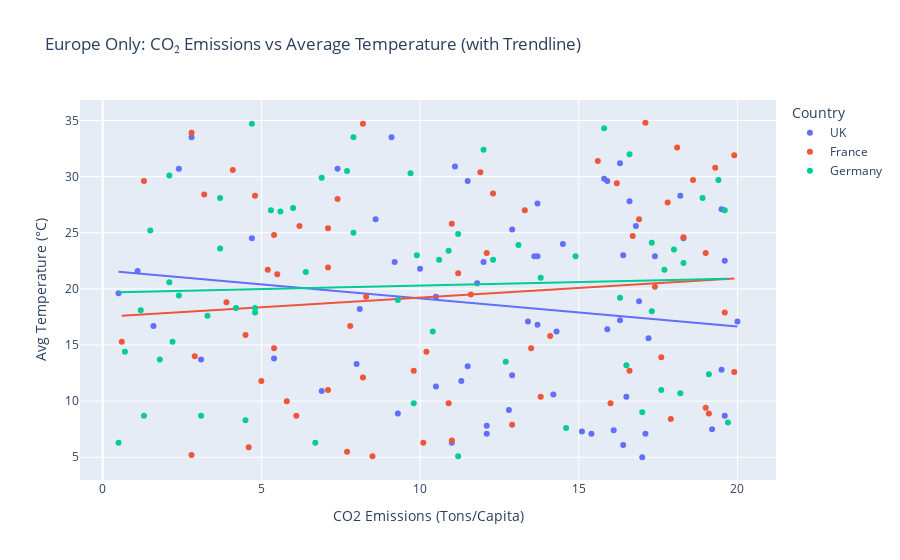

Source (notebook cell):
### Markdown cell above
## Figure 3. Scatterplot (Europe CO₂ vs Temperature) + trendline

### Code cell
europe = data[data["Country"].isin(["UK", "France", "Germany"])]

fig = px.scatter(
    europe,
    x="CO2 Emissions (Tons/Capita)",
    y="Avg Temperature (°C)",
    color="Country",
    hover_data=["Year", "Sea Level Rise (mm)", "Rainfall (mm)", "Renewable Energy (%)", "Forest Area (%)"],
    trendline="ols",
    title="Europe Only: CO₂ Emissions vs Average Temperature (with Trendline)"
)
fig.show()

### Figure 1 — Plotly figure (JSON) as saved in the notebook; plotly's stock layout.template omitted (floating-point values rounded to 4 significant figures; data arrays with more than 128 entries replaced by an {"elided": "..."} marker saying what was removed)
{"data": [{"customdata": {"elided": "65x5 float values"}, "hovertemplate": "Country=UK<br>CO2 Emissions (Tons/Capita)=%{x}<br>Avg Temperature (°C)=%{y}<br>Year=%{customdata[0]}<br>Sea Level Rise (mm)=%{customdata[1]}<br>Rainfall (mm)=%{customdata[2]}<br>Renewable Energy (%)=%{customdata[3]}<br>Forest Area (%)=%{customdata[4]}<extra></extra>", "legendgroup": "UK", "marker": {"color": "#636efa", "symbol": "circle"}, "mode": "markers", "name": "UK", "orientation": "v", "showlegend": true, "type": "scatter", "x": [9.3, 16.6, 5.4, 17.4, 18.3, 1.1, 13.7, 8.1, 16.1, 13.4, 18.2, 16.3, 17.1, 12, 2.4, 15.9, 19.6, 16.8, 9.2, 11.1, 16.4, 15.8, 3.1, 9.1, 15.4, 14.2, 11.8, 14.5, 12.9, 11.5, 12.1, 13.7, 17, 8, 19.6, 11, 17.2, 19.2, 10.5, 0.5, 1.6, 19.5, 11.5, 12.1, 16.5, 20, 14.3, 19.5, 2.8, 16.9, 16.4, 13.7, 11.3, 12.8, 6.9, 13.6, 7.4, 10.5, 15.9, 12.9, 15.1, 4.7, 16.3, 8.6, 10], "xaxis": "x", "y": [8.9, 27.8, 13.8, 22.9, 24.5, 21.6, 22.9, 18.2, 7.4, 17.1, 28.3, 17.2, 7.1, 22.4, 30.7, 16.4, 8.7, 25.6, 22.4, 30.9, 23, 29.8, 13.7, 33.5, 7.1, 10.6, 20.5, 24, 25.3, 29.6, 7.1, 27.6, 5, 13.3, 22.5, 6.3, 15.6, 7.5, 19.3, 19.6, 16.7, 12.8, 13.1, 7.8, 10.4, 17.1, 16.2, 27.1, 33.5, 18.9, 6.1, 16.8, 11.8, 9.2, 10.9, 22.9, 30.7, 11.3, 29.6, 12.3, 7.3, 24.5, 31.2, 26.2, 21.8], "yaxis": "y"}, {"hovertemplate": "<b>OLS trendline</b><br>Avg Temperature (°C) = -0.25067 * CO2 Emissions (Tons/Capita) + 21.6619<br>R<sup>2</sup>=0.023614<br><br>Country=UK<br>CO2 Emissions (Tons/Capita)=%{x}<br>Avg Temperature (°C)=%{y} <b>(trend)</b><extra></extra>", "legendgroup": "UK", "marker": {"color": "#636efa", "symbol": "circle"}, "mode": "lines", "name": "UK", "showlegend": false, "type": "scatter", "x": [0.5, 1.1, 1.6, 2.4, 2.8, 3.1, 4.7, 5.4, 6.9, 7.4, 8, 8.1, 8.6, 9.1, 9.2, 9.3, 10, 10.5, 10.5, 11, 11.1, 11.3, 11.5, 11.5, 11.8, 12, 12.1, 12.1, 12.8, 12.9, 12.9, 13.4, 13.6, 13.7, 13.7, 13.7, 14.2, 14.3, 14.5, 15.1, 15.4, 15.8, 15.9, 15.9, 16.1, 16.3, 16.3, 16.4, 16.4, 16.5, 16.6, 16.8, 16.9, 17, 17.1, 17.2, 17.4, 18.2, 18.3, 19.2, 19.5, 19.5, 19.6, 19.6, 20], "xaxis": "x", "y": [21.54, 21.39, 21.26, 21.06, 20.96, 20.88, 20.48, 20.31, 19.93, 19.81, 19.66, 19.63, 19.51, 19.38, 19.36, 19.33, 19.16, 19.03, 19.03, 18.9, 18.88, 18.83, 18.78, 18.78, 18.7, 18.65, 18.63, 18.63, 18.45, 18.43, 18.43, 18.3, 18.25, 18.23, 18.23, 18.23, 18.1, 18.08, 18.03, 17.88, 17.8, 17.7, 17.68, 17.68, 17.63, 17.58, 17.58, 17.55, 17.55, 17.53, 17.5, 17.45, 17.43, 17.4, 17.38, 17.35, 17.3, 17.1, 17.07, 16.85, 16.77, 16.77, 16.75, 16.75, 16.65], "yaxis": "y"}, {"customdata": {"elided": "66x5 float values"}, "hovertemplate": "Country=France<br>CO2 Emissions (Tons/Capita)=%{x}<br>Avg Temperature (°C)=%{y}<br>Year=%{customdata[0]}<br>Sea Level Rise (mm)=%{customdata[1]}<br>Rainfall (mm)=%{customdata[2]}<br>Renewable Energy (%)=%{customdata[3]}<br>Forest Area (%)=%{customdata[4]}<extra></extra>", "legendgroup": "France", "marker": {"color": "#EF553B", "symbol": "circle"}, "mode": "markers", "name": "France", "orientation": "v", "showlegend": true, "type": "scatter", "x": [2.8, 7.1, 10.9, 11, 6.1, 5.5, 16.7, 14.1, 8.2, 19, 12.1, 16.9, 7.7, 19.9, 16.6, 16, 17.1, 7.4, 16.2, 5.2, 9.8, 7.1, 18.6, 17.4, 0.6, 1.3, 13.5, 19, 8.3, 4.8, 11.6, 17.6, 12.3, 11.9, 7.1, 19.3, 3.2, 8.2, 5.4, 17.9, 18.1, 10.1, 12.9, 13.8, 17.8, 15.6, 6.2, 5.8, 2.9, 11, 2.8, 19.1, 19.6, 4.1, 11.2, 3.9, 5.4, 10.2, 19.9, 4.5, 13.3, 18.3, 4.6, 8.5, 7.8, 5], "xaxis": "x", "y": [33.9, 21.9, 9.8, 25.8, 8.7, 21.3, 24.7, 15.8, 12.1, 9.4, 23.2, 26.2, 5.5, 12.6, 12.7, 9.8, 34.8, 28, 29.4, 21.7, 12.7, 25.4, 29.7, 20.2, 15.3, 29.6, 14.7, 23.2, 19.3, 28.3, 19.5, 13.9, 28.5, 30.4, 11, 30.8, 28.4, 34.7, 14.7, 8.4, 32.6, 6.3, 7.9, 10.4, 27.7, 31.4, 25.6, 10, 14, 6.5, 5.2, 8.9, 17.9, 30.6, 21.4, 18.8, 24.8, 14.4, 31.9, 15.9, 27, 24.6, 5.9, 5.1, 16.7, 11.8], "yaxis": "y"}, {"hovertemplate": "<b>OLS trendline</b><br>Avg Temperature (°C) = 0.172205 * CO2 Emissions (Tons/Capita) + 17.4948<br>R<sup>2</sup>=0.012207<br><br>Country=France<br>CO2 Emissions (Tons/Capita)=%{x}<br>Avg Temperature (°C)=%{y} <b>(trend)</b><extra></extra>", "legendgroup": "France", "marker": {"color": "#EF553B", "symbol": "circle"}, "mode": "lines", "name": "France", "showlegend": false, "type": "scatter", "x": [0.6, 1.3, 2.8, 2.8, 2.9, 3.2, 3.9, 4.1, 4.5, 4.6, 4.8, 5, 5.2, 5.4, 5.4, 5.5, 5.8, 6.1, 6.2, 7.1, 7.1, 7.1, 7.4, 7.7, 7.8, 8.2, 8.2, 8.3, 8.5, 9.8, 10.1, 10.2, 10.9, 11, 11, 11.2, 11.6, 11.9, 12.1, 12.3, 12.9, 13.3, 13.5, 13.8, 14.1, 15.6, 16, 16.2, 16.6, 16.7, 16.9, 17.1, 17.4, 17.6, 17.8, 17.9, 18.1, 18.3, 18.6, 19, 19, 19.1, 19.3, 19.6, 19.9, 19.9], "xaxis": "x", "y": [17.6, 17.72, 17.98, 17.98, 17.99, 18.05, 18.17, 18.2, 18.27, 18.29, 18.32, 18.36, 18.39, 18.42, 18.42, 18.44, 18.49, 18.55, 18.56, 18.72, 18.72, 18.72, 18.77, 18.82, 18.84, 18.91, 18.91, 18.92, 18.96, 19.18, 19.23, 19.25, 19.37, 19.39, 19.39, 19.42, 19.49, 19.54, 19.58, 19.61, 19.72, 19.79, 19.82, 19.87, 19.92, 20.18, 20.25, 20.28, 20.35, 20.37, 20.41, 20.44, 20.49, 20.53, 20.56, 20.58, 20.61, 20.65, 20.7, 20.77, 20.77, 20.78, 20.82, 20.87, 20.92, 20.92], "yaxis": "y"}, {"customdata": {"elided": "61x5 float values"}, "hovertemplate": "Country=Germany<br>CO2 Emissions (Tons/Capita)=%{x}<br>Avg Temperature (°C)=%{y}<br>Year=%{customdata[0]}<br>Sea Level Rise (mm)=%{customdata[1]}<br>Rainfall (mm)=%{customdata[2]}<br>Renewable Energy (%)=%{customdata[3]}<br>Forest Area (%)=%{customdata[4]}<extra></extra>", "legendgroup": "Germany", "marker": {"color": "#00cc96", "symbol": "circle"}, "mode": "markers", "name": "Germany", "orientation": "v", "showlegend": true, "type": "scatter", "x": [5.6, 17.6, 19.1, 19.7, 10.9, 17.3, 0.5, 13.1, 14.9, 9.3, 2.1, 10.6, 7.9, 2.2, 19.6, 10.4, 3.7, 1.2, 6.4, 12.3, 12, 19.4, 4.8, 14.6, 11.2, 16.5, 4.2, 18.9, 9.8, 1.5, 13.8, 18.3, 6.9, 1.3, 3.1, 7.7, 18, 17, 18.2, 3.7, 4.8, 15.8, 7.9, 9.9, 17.7, 4.7, 2.4, 16.3, 6.7, 5.3, 11.2, 1.8, 12.7, 2.1, 4.5, 3.3, 9.7, 6, 0.7, 16.6, 17.3], "xaxis": "x", "y": [26.9, 11, 12.4, 8.1, 23.4, 18, 6.3, 23.9, 22.9, 19, 30.1, 22.6, 33.5, 15.3, 27, 16.2, 28.1, 18.1, 21.5, 22.6, 32.4, 29.7, 17.9, 7.6, 5.1, 13.2, 18.3, 28.1, 9.8, 25.2, 21, 22.3, 29.9, 8.7, 8.7, 30.5, 23.5, 9, 10.7, 23.6, 18.3, 34.3, 25, 23, 21.7, 34.7, 19.4, 19.2, 6.3, 27, 24.9, 13.7, 13.5, 20.6, 8.3, 17.6, 30.3, 27.2, 14.4, 32, 24.1], "yaxis": "y"}, {"hovertemplate": "<b>OLS trendline</b><br>Avg Temperature (°C) = 0.0624865 * CO2 Emissions (Tons/Capita) + 19.6711<br>R<sup>2</sup>=0.002309<br><br>Country=Germany<br>CO2 Emissions (Tons/Capita)=%{x}<br>Avg Temperature (°C)=%{y} <b>(trend)</b><extra></extra>", "legendgroup": "Germany", "marker": {"color": "#00cc96", "symbol": "circle"}, "mode": "lines", "name": "Germany", "showlegend": false, "type": "scatter", "x": [0.5, 0.7, 1.2, 1.3, 1.5, 1.8, 2.1, 2.1, 2.2, 2.4, 3.1, 3.3, 3.7, 3.7, 4.2, 4.5, 4.7, 4.8, 4.8, 5.3, 5.6, 6, 6.4, 6.7, 6.9, 7.7, 7.9, 7.9, 9.3, 9.7, 9.8, 9.9, 10.4, 10.6, 10.9, 11.2, 11.2, 12, 12.3, 12.7, 13.1, 13.8, 14.6, 14.9, 15.8, 16.3, 16.5, 16.6, 17, 17.3, 17.3, 17.6, 17.7, 18, 18.2, 18.3, 18.9, 19.1, 19.4, 19.6, 19.7], "xaxis": "x", "y": [19.7, 19.71, 19.75, 19.75, 19.76, 19.78, 19.8, 19.8, 19.81, 19.82, 19.86, 19.88, 19.9, 19.9, 19.93, 19.95, 19.96, 19.97, 19.97, 20.0, 20.02, 20.05, 20.07, 20.09, 20.1, 20.15, 20.16, 20.16, 20.25, 20.28, 20.28, 20.29, 20.32, 20.33, 20.35, 20.37, 20.37, 20.42, 20.44, 20.46, 20.49, 20.53, 20.58, 20.6, 20.66, 20.69, 20.7, 20.71, 20.73, 20.75, 20.75, 20.77, 20.78, 20.8, 20.81, 20.81, 20.85, 20.86, 20.88, 20.9, 20.9], "yaxis": "y"}], "layout": {"legend": {"title": {"text": "Country"}, "tracegroupgap": 0}, "title": {"text": "Europe Only: CO₂ Emissions vs Average Temperature (with Trendline)"}, "xaxis": {"anchor": "y", "domain": [0, 1], "title": {"text": "CO2 Emissions (Tons/Capita)"}}, "yaxis": {"anchor": "x", "domain": [0, 1], "title": {"text": "Avg Temperature (°C)"}}}}
